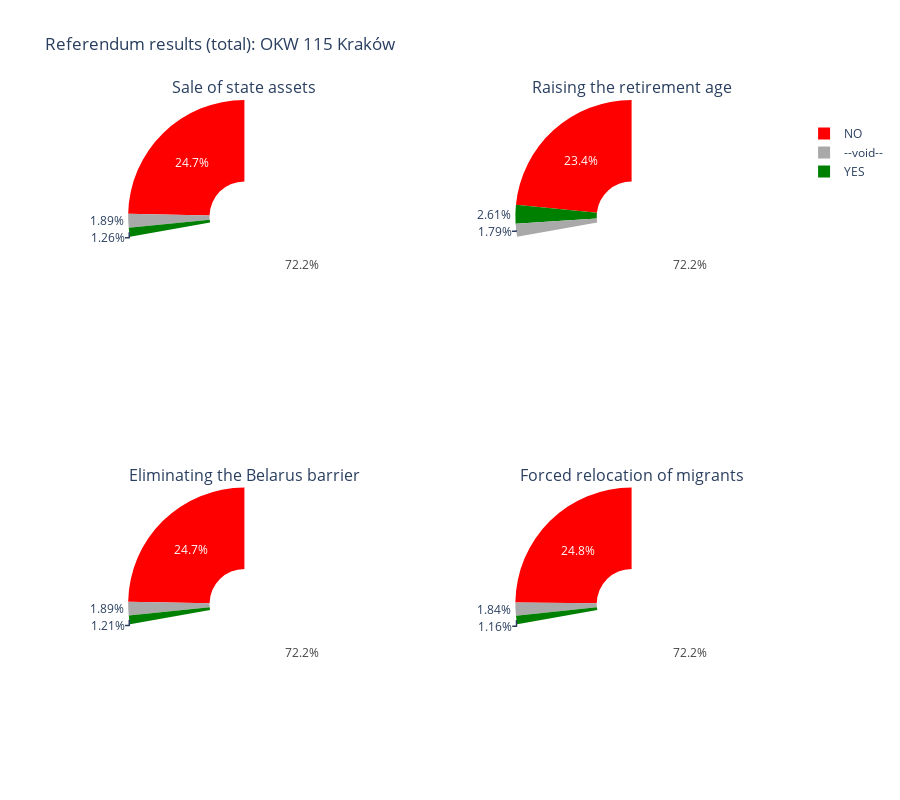

Here is the notebook cell this chart was saved with:
### Code cell
# Frekwencja plot
from plotly.subplots import make_subplots
freq_plot = make_subplots(rows=2, cols=2, specs=[[{'type':'domain'}, {'type':'domain'}], [{'type':'domain'}, {'type':'domain'}]], subplot_titles=referendum_df.columns)
freq_plot.add_trace(
    plt.Pie(labels=referendum_df.index, values=referendum_df["Sale of state assets"], marker_colors=["green", 'red', 'darkgrey', 'white'], hole=.3), 1, 1)
freq_plot.add_trace(
    plt.Pie(labels=referendum_df.index, values=referendum_df["Raising the retirement age"], marker_colors=["green", 'red', 'darkgrey', 'white'], hole=.3), 1, 2)
freq_plot.add_trace(
    plt.Pie(labels=referendum_df.index, values=referendum_df["Eliminating the Belarus barrier"], marker_colors=["green", 'red', 'darkgrey', 'white'], hole=.3), 2, 1)
freq_plot.add_trace(
    plt.Pie(labels=referendum_df.index, values=referendum_df["Forced relocation of migrants"], marker_colors=["green", 'red', 'darkgrey', 'white'], hole=.3), 2, 2)
freq_plot.update(layout_title_text='Referendum results (total): OKW 115 Kraków')
freq_plot.update_layout(
    autosize=False,
    height=800)
#freq_plot.update_xaxes(categoryorder='total ascending', categoryarray = [" ","--void--","YES", "NO"])
freq_plot.update_traces(sort=True)
freq_plot.show()

### Figure 1 — Plotly figure (JSON) as saved in the notebook; plotly's stock layout.template omitted (floating-point values rounded to 4 significant figures)
{"data": [{"domain": {"x": [0, 0.45], "y": [0.625, 1]}, "hole": 0.3, "labels": ["YES", "NO", "--void--", " "], "marker": {"colors": ["green", "red", "darkgrey", "white"]}, "sort": true, "type": "pie", "values": [26, 510, 39, 1492]}, {"domain": {"x": [0.55, 1], "y": [0.625, 1]}, "hole": 0.3, "labels": ["YES", "NO", "--void--", " "], "marker": {"colors": ["green", "red", "darkgrey", "white"]}, "sort": true, "type": "pie", "values": [54, 484, 37, 1492]}, {"domain": {"x": [0, 0.45], "y": [0, 0.375]}, "hole": 0.3, "labels": ["YES", "NO", "--void--", " "], "marker": {"colors": ["green", "red", "darkgrey", "white"]}, "sort": true, "type": "pie", "values": [25, 511, 39, 1492]}, {"domain": {"x": [0.55, 1], "y": [0, 0.375]}, "hole": 0.3, "labels": ["YES", "NO", "--void--", " "], "marker": {"colors": ["green", "red", "darkgrey", "white"]}, "sort": true, "type": "pie", "values": [24, 513, 38, 1492]}], "layout": {"annotations": [{"font": {"size": 16}, "showarrow": false, "text": "Sale of state assets", "x": 0.225, "xanchor": "center", "xref": "paper", "y": 1, "yanchor": "bottom", "yref": "paper"}, {"font": {"size": 16}, "showarrow": false, "text": "Raising the retirement age", "x": 0.775, "xanchor": "center", "xref": "paper", "y": 1, "yanchor": "bottom", "yref": "paper"}, {"font": {"size": 16}, "showarrow": false, "text": "Eliminating the Belarus barrier", "x": 0.225, "xanchor": "center", "xref": "paper", "y": 0.375, "yanchor": "bottom", "yref": "paper"}, {"font": {"size": 16}, "showarrow": false, "text": "Forced relocation of migrants", "x": 0.775, "xanchor": "center", "xref": "paper", "y": 0.375, "yanchor": "bottom", "yref": "paper"}], "autosize": false, "height": 800, "title": {"text": "Referendum results (total): OKW 115 Kraków"}}}
